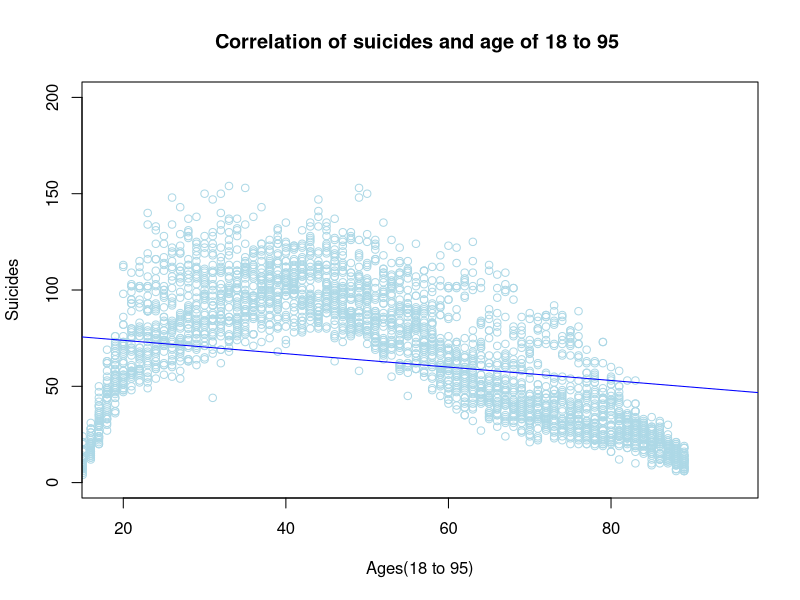
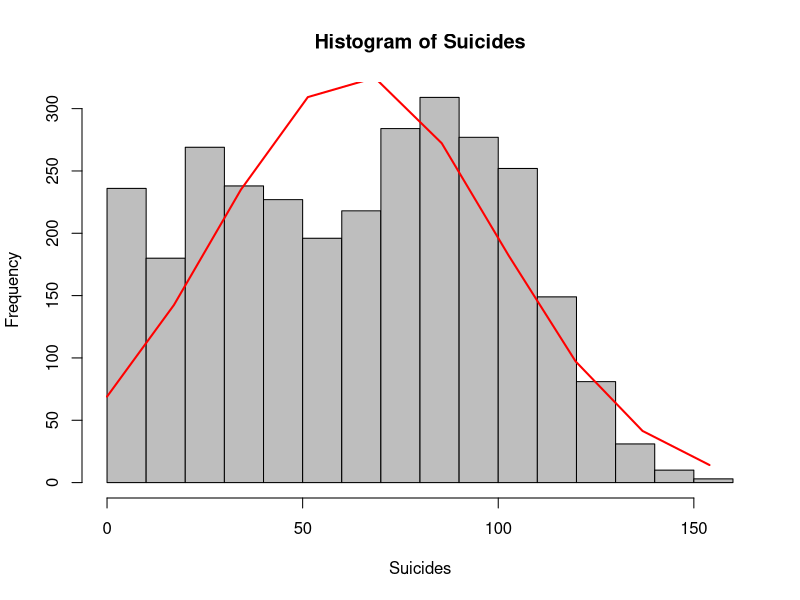

Source code (R) for these figures, in order:
library(tidyverse)
library(ggplot2)
library(dplyr)
pdf("visualization.pdf")
df <- read.csv("Suicide Deaths by Age.csv")
Age <- df$Age
Suicides <- df$Suicides
plot(Age,Suicides,main= "Correlation of suicides and age of 18 to 95 ", xlim = c(18,95),col = "lightblue",ylim = c(0,200),xlab = "Ages(18 to 95)")
model <- lm(Suicides ~ Age, data = df) 
abline(model, col = "blue")
h = hist(Suicides,main = "Histogram of Suicides", xlab = "Suicides",col = "grey")
xfit=seq(min(Suicides), max(Suicides) , length = 10)
yfit = dnorm(xfit,mean = mean(Suicides), sd=sd(Suicides))
yfit = yfit*diff(h$mids[1:2]*length(Suicides))
lines(xfit,yfit, col = " red " , lwd = 2)
dev.off()